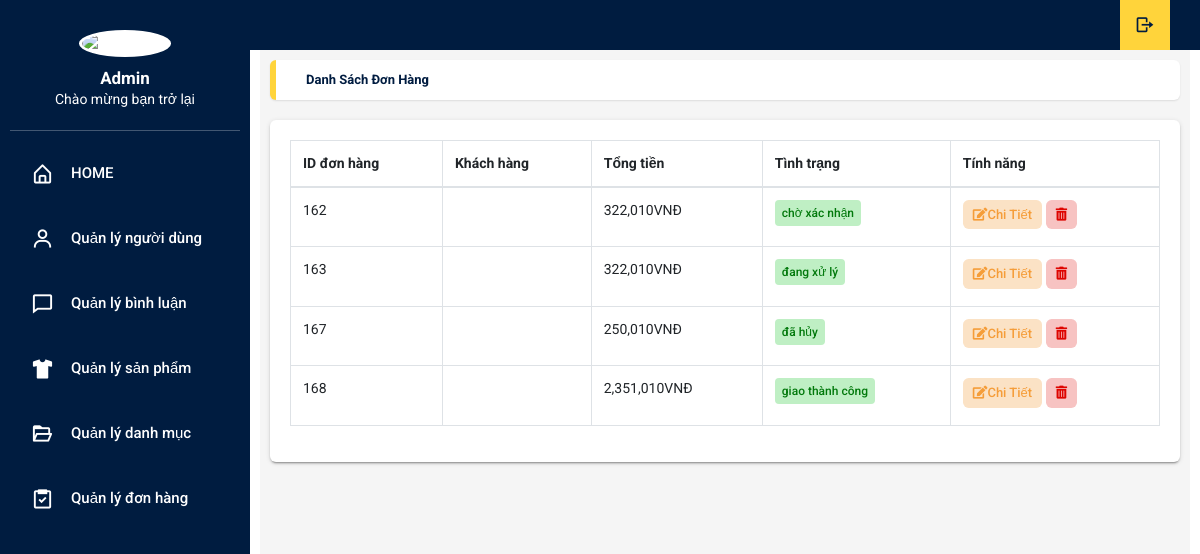
The app's page /admin/index.php?act=list-donhang with its own data.
### tables this page shows
CREATE TABLE `orders` (
  `id` int(11) NOT NULL,
  `user_id` int(10) NOT NULL,
  `totalMoney` int(11) NOT NULL,
  `created_at` datetime NOT NULL DEFAULT current_timestamp(),
  `status` varchar(150) NOT NULL DEFAULT 'chờ xác nhận',
  `payment` varchar(255) NOT NULL DEFAULT 'cod',
  `updated_at` timestamp NOT NULL DEFAULT current_timestamp() ON UPDATE current_timestamp()
);

### model/pdo.php (called while the page is built, shortened)
<?php
function pdo_get_connection(){
    $servername = "localhost";
    $username = "root";
    $password = "";
    try {
        $conn = new PDO("mysql:host=$servername;dbname=duan1", $username, $password);
        $conn->setAttribute(PDO::ATTR_ERRMODE, PDO::ERRMODE_EXCEPTION);
        return $conn;
    } catch(PDOException $e) {
        echo "Connection failed: " . $e->getMessage();
    }
}
function pdo_query($sql){
    $sql_args=array_slice(func_get_args(),1);
    try{
        $conn=pdo_get_connection();
        $stmt=$conn->prepare($sql);
        $stmt->execute($sql_args);
        $rows=$stmt->fetchAll();
        return $rows;
    }
    catch(PDOException $e){
        throw $e;
    }
    finally{
        unset($conn);
    }
}
?>

### model/donhang.php (called while the page is built, shortened)
<?php
function loadall_donhang()
{
    $sql = "SELECT orders.id, orders.totalMoney, orders.created_at ,orders.status ,users.name as name FROM orders
        LEFT JOIN users ON orders.user_id = users.id";
    $result = pdo_query($sql);
    return $result;
}

### admin/donhang/list.php (the view, shortened to what this page needs)
<main class="app-content">
  <div class="app-title">
    <ul class="app-breadcrumb breadcrumb side">
      <li class="breadcrumb-item active"><a href="#"><b>Danh sách đơn hàng</b></a></li>
    </ul>
  </div>
  <div class="row">
    <div class="col-md-12">
      <div class="tile">
        <div class="tile-body">
          <table class="table table-hover table-bordered" id="sampleTable">
            <thead>
              <tr>
                <th>ID đơn hàng</th>
                <th>Khách hàng</th>
                <th>Tổng tiền</th>
                <th>Tình trạng</th>
                <th>Tính năng</th>
              </tr>
            </thead>
            <tbody>
              <?php foreach ($donhang as $value) : ?>
                <tr>
                  <td><?= $value['id'] ?></td>
                  <td><?= $value['name'] ?></td>
                  <td><?= number_format($value['totalMoney']) ?>VNĐ</td>
                  <td><span class="badge bg-success"><?= $value['status'] ?></span></td>
                  <td>
                    <a href="index.php?act=bill-details&id=<?= $value['id'] ?>"><button class="btn btn-primary btn-sm edit" type="button" title="Sửa" id="show-emp" data-toggle="modal" data-target="#ModalUP"><i class="fas fa-edit"></i>Chi Tiết</button></a>
                    <a onclick="return confirm('bạn chắc chắn muốn xóa?')" href="index.php?act=xoa-donhang&id=<?= $value['id'] ?>"> <button class="btn btn-primary btn-sm trash" type="button" title="Xóa"><i class="fas fa-trash-alt"></i></button></a>
                  </td>
                </tr>
              <?php endforeach; ?>
            </tbody>
          </table>
        </div>
      </div>
    </div>
  </div>
</main>

### records on screen
orders: id "162", totalMoney "322,010", status "chờ xác nhận"
orders: id "163", totalMoney "322,010", status "đang xử lý"
orders: id "167", totalMoney "250,010", status "đã hủy"
orders: id "168", totalMoney "2,351,010", status "giao thành công"
